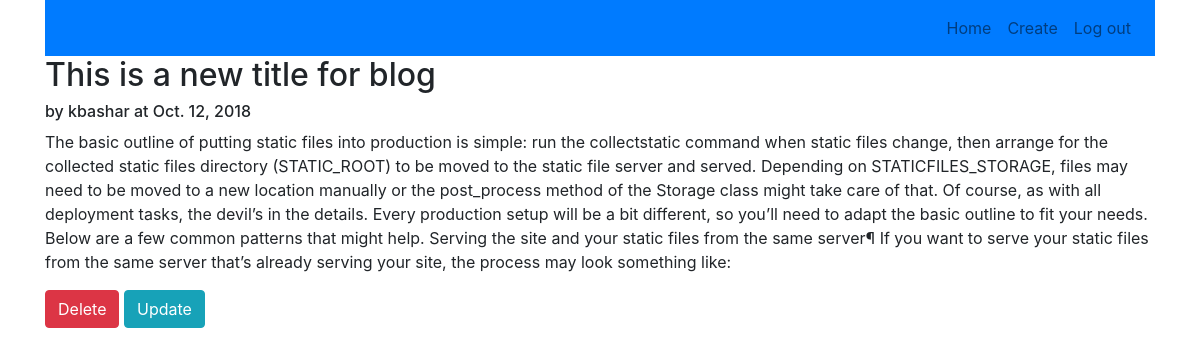
Page /blog/17 (signed in) on the committed database.
### content/models.py (models this page shows, shortened)
class Blog(models.Model):
    title = models.CharField(max_length=100)
    date_published = models.DateTimeField(auto_now=True)
    content = models.CharField(max_length=1000)
    author = models.ForeignKey(User, on_delete=models.CASCADE)
    class Meta:
        ordering = ['-date_published']

### content/views.py (the view)
# urls.py: path('blog/<int:pk>', BlogDetail.as_view(), name="blog_detail"),
class BlogDetail(DetailView):
    model = Blog
    template_name="content/blogdetail.html"

### content/templates/content/blogdetail.html
{% extends "content/base.html" %}
{% block content %}
	{% if object is not None %}
        <div>
        <h2>{{object.title}}</h2>
        <h6> by {{ object.author }} at {{object.date_published.date}}</h6>
		<p> {{object.content}}</p>
        </div>
        <div>
            <a class="btn btn-danger" href="{% url "blog_delete" object.id %}">Delete</a>
            <a class="btn btn-info" href="{% url "blog_update" object.id %}">Update</a>
        </div>
	{% endif %}
{% endblock %}

### rows in the picture
Blog: title "This is a new title for blog", author "kbashar", date_published "Oct. 12, 2018", content "The basic outline of putting static files into production is simple: run the collectstatic command when static files change, then arrange for the collected static files directory (STATIC_ROOT) to be moved to the static file server and served. Depending on STATICFILES_STORAGE, files may need to be moved to a new location manually or the post_process method of the Storage class might take care of that. Of course, as with all deployment tasks, the devil’s in the details. Every production setup will be a bit different, so you’ll need to adapt the basic outline to fit your needs. Below are a few common patterns that might help. Serving the site and your static files from the same server¶ If you…"
